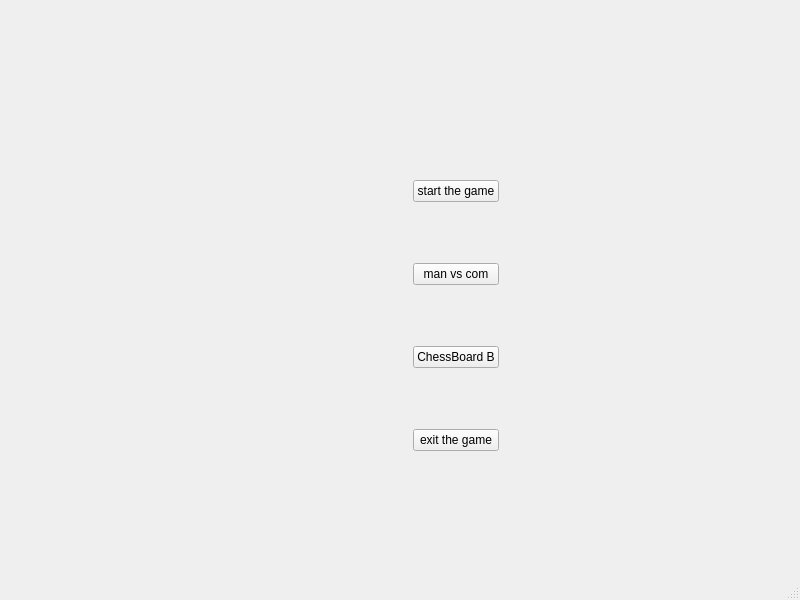
<?xml version="1.0" encoding="UTF-8"?>
<ui version="4.0">
 <class>MainWindow</class>
 <widget class="QMainWindow" name="MainWindow">
  <property name="geometry">
   <rect>
    <x>0</x>
    <y>0</y>
    <width>800</width>
    <height>600</height>
   </rect>
  </property>
  <property name="windowTitle">
   <string>MainWindow</string>
  </property>
  <widget class="QWidget" name="centralwidget">
   <widget class="QWidget" name="widget" native="true">
    <property name="geometry">
     <rect>
      <x>320</x>
      <y>180</y>
      <width>271</width>
      <height>271</height>
     </rect>
    </property>
    <layout class="QGridLayout" name="gridLayout">
     <item row="2" column="1">
      <widget class="mypushbutton1" name="Combtn">
       <property name="text">
        <string>man vs com</string>
       </property>
      </widget>
     </item>
     <item row="1" column="1">
      <spacer name="verticalSpacer">
       <property name="orientation">
        <enum>Qt::Vertical</enum>
       </property>
       <property name="sizeHint" stdset="0">
        <size>
         <width>20</width>
         <height>40</height>
        </size>
       </property>
      </spacer>
     </item>
     <item row="0" column="1">
      <widget class="mypushbutton1" name="Startbtn">
       <property name="text">
        <string>start the game</string>
       </property>
      </widget>
     </item>
     <item row="4" column="1">
      <widget class="mypushbutton1" name="chessB">
       <property name="text">
        <string>ChessBoard B</string>
       </property>
      </widget>
     </item>
     <item row="0" column="2">
      <spacer name="horizontalSpacer_2">
       <property name="orientation">
        <enum>Qt::Horizontal</enum>
       </property>
       <property name="sizeHint" stdset="0">
        <size>
         <width>40</width>
         <height>20</height>
        </size>
       </property>
      </spacer>
     </item>
     <item row="3" column="1">
      <spacer name="verticalSpacer_2">
       <property name="orientation">
        <enum>Qt::Vertical</enum>
       </property>
       <property name="sizeHint" stdset="0">
        <size>
         <width>20</width>
         <height>40</height>
        </size>
       </property>
      </spacer>
     </item>
     <item row="6" column="1">
      <widget class="mypushbutton1" name="Exitbtn">
       <property name="text">
        <string>exit the game</string>
       </property>
      </widget>
     </item>
     <item row="1" column="0">
      <spacer name="horizontalSpacer">
       <property name="orientation">
        <enum>Qt::Horizontal</enum>
       </property>
       <property name="sizeHint" stdset="0">
        <size>
         <width>40</width>
         <height>20</height>
        </size>
       </property>
      </spacer>
     </item>
     <item row="5" column="1">
      <spacer name="verticalSpacer_3">
       <property name="orientation">
        <enum>Qt::Vertical</enum>
       </property>
       <property name="sizeHint" stdset="0">
        <size>
         <width>20</width>
         <height>40</height>
        </size>
       </property>
      </spacer>
     </item>
    </layout>
   </widget>
  </widget>
  <widget class="QStatusBar" name="statusbar"/>
 </widget>
 <customwidgets>
  <customwidget>
   <class>mypushbutton1</class>
   <extends>QPushButton</extends>
   <header location="global">mypushbutton1.h</header>
  </customwidget>
 </customwidgets>
 <resources/>
 <connections/>
</ui>
